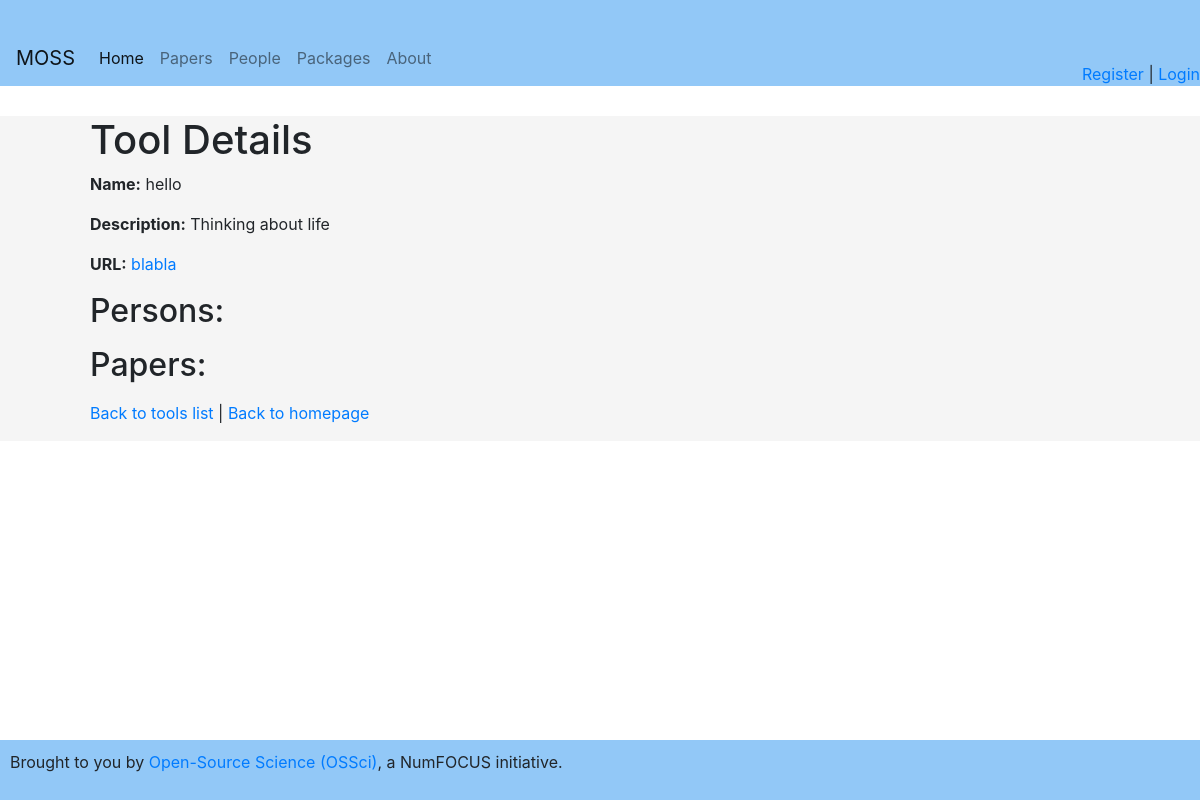
The app's page /tools/1 with its own data.
### app.py (models this page shows)
class Tool(db.Model):
    __tablename__ = 'tools'
    id = db.Column(db.Integer, primary_key=True)
    name = db.Column(db.String(120), nullable=False)
    description = db.Column(db.String(500))
    url = db.Column(db.String(200))
    persons = relationship("PackagesPerPerson", back_populates="tool")
    articles = relationship("PackagesPerPaper", back_populates="tool")

### app.py (the view)
@app.route('/tools/<int:tool_id>')
def tool_detail(tool_id):
    tool = Tool.query.get_or_404(tool_id)
    return render_template('tool_detail.html', tool=tool)

### app.py (called while the page is built)
@app.context_processor
def inject_current_user():
    return dict(current_user=current_user)

### templates/tool_detail.html (shortened to what this page needs)
{% extends 'base.html' %}
{% block content %}
<h1>Tool Details</h1>
<p><strong>Name:</strong> {{ tool.name }}</p>
<p><strong>Description:</strong> {{ tool.description }}</p>
<p><strong>URL:</strong> <a href="{{ tool.url }}">{{ tool.url }}</a></p>
<h2>Persons:</h2>
<h2>Papers:</h2>
<p>
  <a href="{{ url_for('tools') }}">Back to tools list</a> |
  <a href="{{ url_for('index') }}">Back to homepage</a>
</p>
{% endblock %}

### static/style.css (style rules this page uses)
body { font-family: Arial, sans-serif; background-color: #f5f5f5; margin: 0; padding: 0; min-height: 100%; display: flex; flex-direction: column; }
html, body { height: 100%; }

### records on screen
Tool: name "hello", description "Thinking about life", url "blabla"
